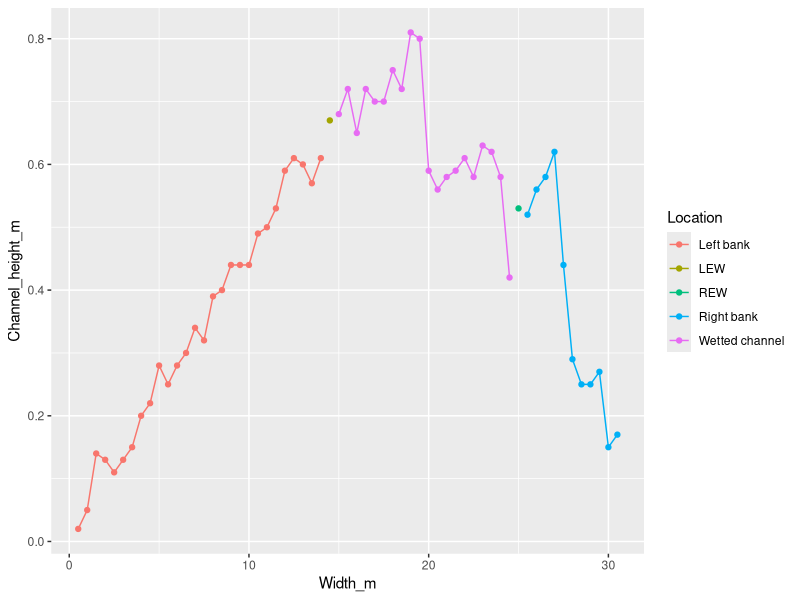
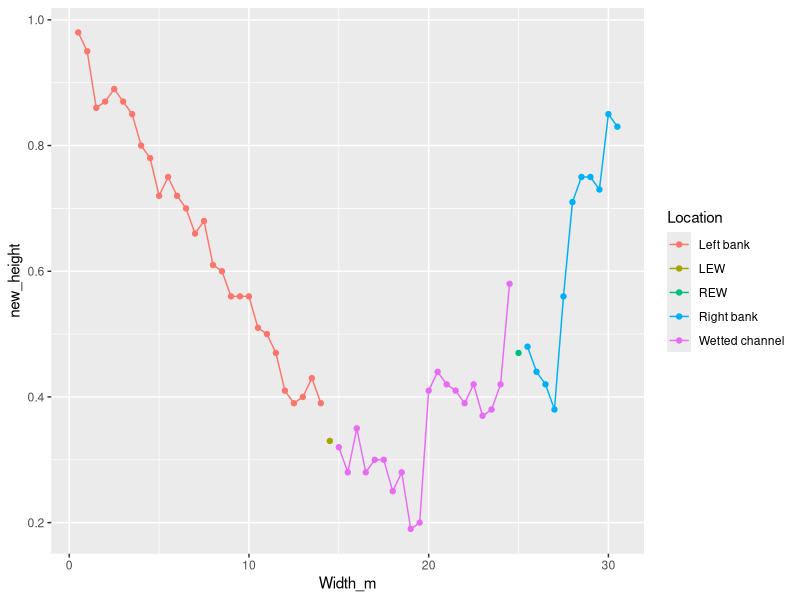
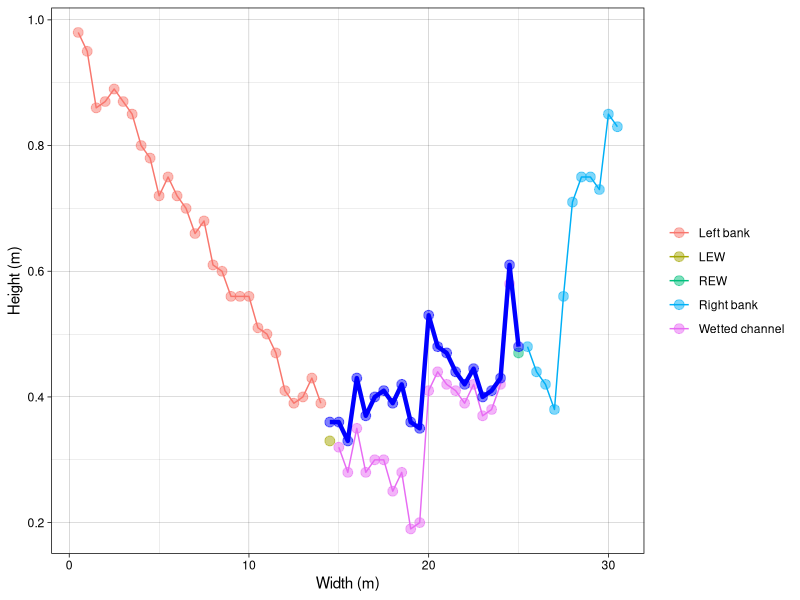

Write R code to recreate these figures, in order.
## ---- chunk 1
knitr::opts_chunk$set(echo = TRUE, message = FALSE, warning = FALSE, results = FALSE)
## ---- chunk 2
#Packages needed for this project

library(tidyverse)
library(here)

## ---- chunk 3
df <- read_csv(here('hydrology/src_classes_spring_2022/data/channel_df.csv'))
## ---- chunk 4
df %>% 
  ggplot(aes(x = Width_m, y = Channel_height_m, color = Location)) +
  geom_point() +
  geom_line()
## ---- chunk 5
df %>% 
  mutate(new_height = 1 - Channel_height_m) %>% 
  ggplot(aes(x = Width_m, y = new_height, color = Location)) +
  geom_point() +
  geom_line()
  
## ---- chunk 6
df <- df %>% 
  mutate(new_height = 1 - Channel_height_m, new_water = Water_level_m + new_height) 

df %>% 
  ggplot() +
  geom_point(aes(x = Width_m, y = new_height, color = Location), alpha = 0.5, size = 3) +
  geom_line(aes(x = Width_m, y = new_height, color = Location)) +
  geom_line(aes(x = Width_m, y = new_water), color = "blue", size = 1.5) +
  geom_point(aes(x = Width_m, y = new_water), color = "blue", alpha = 0.5, size = 3)+ 
  ylab("Height (m)") +
  xlab("Width (m)") +
  theme_linedraw() +
  theme(legend.title = element_blank())
## ---- chunk 7
df <- df %>% 
  mutate(area_m2 = (lead(Width_m) - lag(Width_m)) / 2 *
  Channel_height_m)

total_area <- sum(df$area_m2, na.rm = TRUE)
## ---- chunk 8
df <- df %>% 
  mutate(wetted_area_m2 = (lead(Width_m) - lag(Width_m)) / 2 *
  Water_level_m)

total_wetted_area <- sum(df$wetted_area_m2, na.rm = TRUE)
